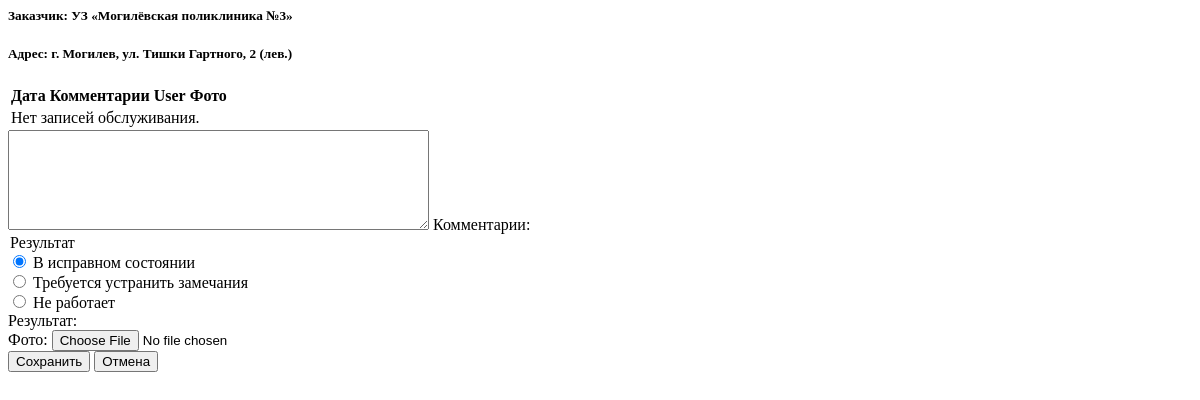
Screenshot of /service/add/166/ (signed in) with the database file from the repository.
### LIFTEH/models.py (models this page shows)
class Object(models.Model):
    customer = models.CharField(max_length=255, default='')
    address = models.CharField(max_length=255, default='')
    model = models.CharField(max_length=255, default='')
    work = models.CharField(max_length=20, default='')
    phone = models.CharField(max_length=20, default='')
    name = models.CharField(max_length=255, default='')
    M1 = models.DecimalField(max_digits=12, decimal_places=2, null=True)
    M2 = models.DecimalField(max_digits=12, decimal_places=2, null=True)
    M3 = models.DecimalField(max_digits=12, decimal_places=2, null=True)
    M4 = models.DecimalField(max_digits=12, decimal_places=2, null=True)
    M5 = models.DecimalField(max_digits=12, decimal_places=2, null=True)
    M6 = models.DecimalField(max_digits=12, decimal_places=2, null=True)
    M7 = models.DecimalField(max_digits=12, decimal_places=2, null=True)
    M8 = models.DecimalField(max_digits=12, decimal_places=2, null=True)
    M9 = models.DecimalField(max_digits=12, decimal_places=2, null=True)
    M10 = models.DecimalField(max_digits=12, decimal_places=2, null=True)
    M11 = models.DecimalField(max_digits=12, decimal_places=2, null=True)
    M12 = models.DecimalField(max_digits=12, decimal_places=2, null=True)

### LIFTEH/views.py (the view, shortened to what this page needs)
# urls.py: path('service/add/<int:object_id>/', views.service_add, name='service_add'),
@login_required
def service_add(request, object_id):
    obj = get_object_or_404(Object, id=object_id)
    services = Service.objects.filter(object=obj).order_by('-service_date')[:2]
    current_datetime = timezone.now()
    form = ServiceForm()
    return render(request, 'service_add.html', {
        'form': form,
        'object': obj,
        'services': services,
        'current_datetime': current_datetime
    })

### LIFTEH/forms.py (shortened to what this page needs)
class ServiceForm(forms.ModelForm):
    class Meta:
        model = Service
        fields = ['service_date', 'comments', 'result', 'foto']
    def __init__(self, *args, **kwargs):
        self.object_id = kwargs.pop('object_id', None)  # Сохраняем object_id
        super().__init__(*args, **kwargs)

### LIFTEH/templates/service_add.html (shortened to what this page needs)
<h5><b>Заказчик:</b> {{ object.customer }}</h5>
<h5><b>Адрес:</b> {{ object.address }}</h5>
<table class="table table-sm" style="border-radius: 5px; overflow: hidden;">
    <tr style="text-align: center;">
        <th>Дата</th>
        <th>Комментарии</th>
        <th>User</th>
        <th>Фото</th>
    </tr>
{% for service in services %}
    {% comment %} <tr> {% endcomment %}
    <tr style="text-align: center;"
    class="{% if service.result == 0 %}table-success{% elif service.result == 1 %}table-warning{% elif service.result == 2 %}table-danger{% endif %}">
        <td>{{ service.service_date|date:"d.m.Y" }}</td>
        <td>{{ service.comments }}</td>
        <td hidden>{{ service.result }}</td>
        <td>{{ service.user.username }}</td>
        <td>
            {% if service.foto %}
                <span style="color: green; font-size: 20px;">&#x1F5F9;</span>
            {% else %}
                <span style="color: red; font-size: 20px;">&#x1F5F5;</span>
            {% endif %}
        </td>
    </tr>
    {% empty %}
    <tr>
        <td colspan="4">Нет записей обслуживания.</td>
    </tr>
    {% endfor %}
</table>
<form method="POST" enctype="multipart/form-data" id="serviceAddForm" action="{% url 'service_add' object_id=object.id %}">
    <div class="form-floating">
        <textarea class="form-control" id="comments" name="comments" rows="4" cols="50" style="height: 100px;" required></textarea>
        <label class="form-label" for="comments">Комментарии:</label>
    </div>
    <div class="form-floating mt-2 mb-2">
        <div class="form-control" name="result-container" style="display: table;">
            <legend class="visually-hidden">Результат</legend>
            <div class="form-check">
                <input class="form-check-input" type="radio" name="result" id="result0" value="0" checked required>
                <label class="form-check-label" for="result0">В исправном состоянии</label>
            </div>
            <div class="form-check">
                <input class="form-check-input" type="radio" name="result" id="result1" value="1">
                <label class="form-check-label" for="result1">Требуется устранить замечания</label>
            </div>
            <div class="form-check">
                <input class="form-check-input" type="radio" name="result" id="result2" value="2">
                <label class="form-check-label" for="result2">Не работает</label>
            </div>
        </div>
        <label class="form-label" for="result0">Результат:</label>
    </div>
<div class="input-group d-none mb-2" id="foto-group">
    <label class="input-group-text" for="foto">Фото:</label>
    <input type="file" class="form-control" id="foto" name="foto" accept="image/*">
</div>
    <button type="submit" class="btn btn-success">Сохранить</button>
    <button type="button" class="btn btn-primary" data-bs-dismiss="modal">Отмена</button>
</form>

### rows the page displays
Object: customer "УЗ «Могилёвская поликлиника №3»", address "г. Могилев, ул. Тишки Гартного, 2 (лев.)"
